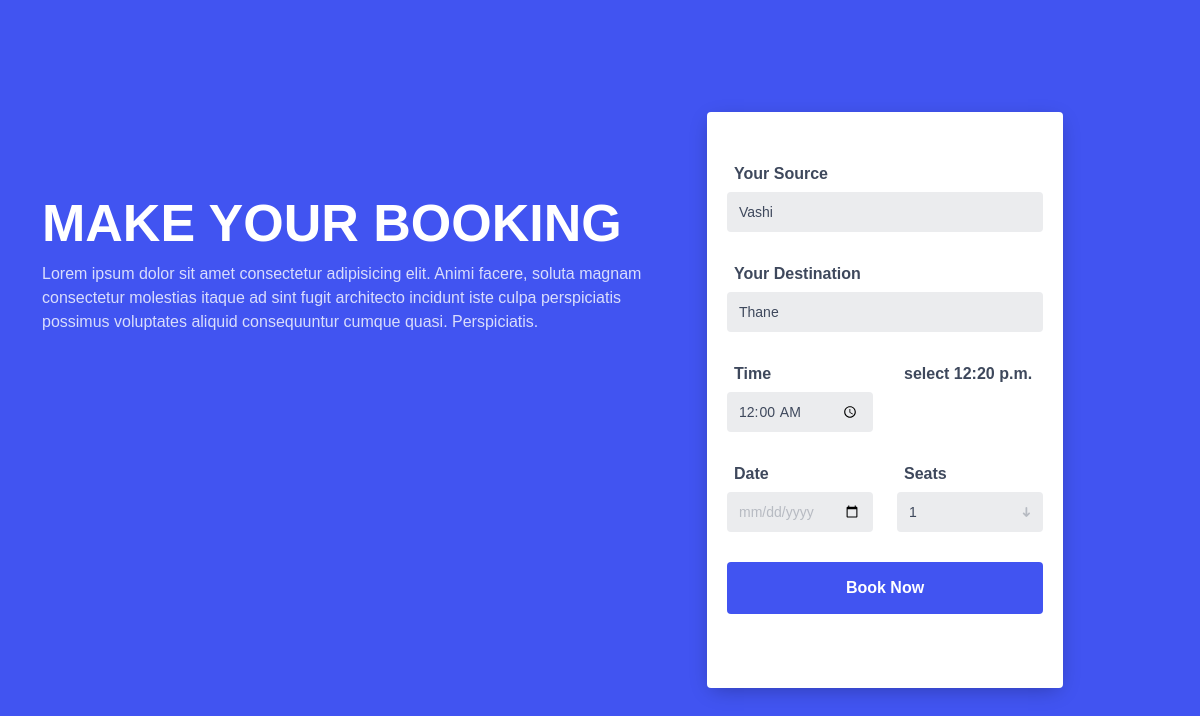
The app's page /timeTablePage/1/ (signed in) with its own data.
### Bus/models.py (models this page shows)
class Bus(models.Model):
    bus_no = models.CharField(max_length=20)
    source = models.CharField(max_length=50)
    destination = models.CharField(max_length=50)
    arrival = models.TimeField(default=datetime.time(16, 00))
    fare = models.FloatField(default=0.00)

### BusDepoManagement/views.py (the view, shortened to what this page needs)
# urls.py: path('timeTablePage/<int:id>/',views.showBookPage, name="showBookPage"),
@login_required(redirect_field_name='timeTablePage', login_url='/loginPage/')
def showBookPage(request,id):
    bus = Bus.objects.get(pk=id)
    return render(request,'bookingPage.html',{'bus':bus})

### templates/bookingPage.html (shortened to what this page needs)
<!DOCTYPE html>
<html lang="en">
<head>
    <link href="https://cdn.jsdelivr.net/npm/bootstrap@5.0.2/dist/css/bootstrap.min.css" rel="stylesheet"
>
</head>
<body>
    <div id="booking" class="section">
        <div class="section-center">
            <div class="container">
                <div class="row">
                    <div class="col-md-7 col-md-push-5">
                        <div class="booking-cta">
                            <h1>Make your Booking</h1>
                            <p>Lorem ipsum dolor sit amet consectetur adipisicing elit. Animi facere, soluta magnam
                                consectetur molestias itaque
                                ad sint fugit architecto incidunt iste culpa perspiciatis possimus voluptates aliquid
                                consequuntur cumque quasi.
                                Perspiciatis.
                            </p>
                        </div>
                    </div>
                    <div class="col-md-4 col-md-pull-7">
                        <div class="booking-form">
                            <form method="POST">
                                <div class="form-group">
                                    <span class="form-label">Your Source</span>
                                    <input class="form-control" type="text" name="source"
                                        placeholder="Enter a destination or hotel name" value="{{bus.source}}">
                                </div>
                                <div class="form-group">
                                    <span class="form-label">Your Destination</span>
                                    <input class="form-control" type="text" name="destination"
                                        placeholder="Enter a destination or hotel name" value="{{bus.destination}}">
                                </div>
                                <div class="row">
                                    <div class="col-sm-6">
                                        <div class="form-group">
                                            <span class="form-label">Time</span>
                                            <input class="form-control" type="time" name="time"
                                                placeholder="Enter a destination or hotel name" value="00:00">
                                        </div>
                                    </div>
                                    <div class="col-sm-6">
                                        <div class="form-group">
                                            <span class="form-label">select {{bus.arrival}}</span>
                                        </div>
                                    </div>
                                </div>
                                <div class="row">
                                    <div class="col-sm-6">
                                        <div class="form-group">
                                            <span class="form-label">Date</span>
                                            <input class="form-control" type="date" required="" name="date">
                                        </div>
                                    </div>
                                    <div class="col-sm-6">
                                        <div class="form-group">
                                            <span class="form-label">Seats</span>
                                            <select class="form-control" name="seats" type="text">
                                                <option>1</option>
                                            </select>
                                        </div>
                                    </div>
                                </div>
                                <div class="form-btn">
                                    <button class="submit-btn">Book Now</button>
                                </div>
                            </form>
                            <br>
                        </div>
                    </div>
                </div>
            </div>
        </div>
    </div>
</body>
</html>

### templates/bookingPage.html (style rules this page uses)
.section { position: relative; height: 100vh }
.section .section-center { position: absolute; top: 50%; left: 0; right: 0; -webkit-transform: translateY(-50%); transform: translateY(-50%) }
#booking { font-family: montserrat, sans-serif; }
#booking::before { content: ''; position: absolute; left: 0; right: 0; bottom: 0; top: 0; background: #4154f1; }
.booking-form { background-color: #fff; padding: 50px 20px; -webkit-box-shadow: 0 5px 20px -5px rgba(0, 0, 0, .3); box-shadow: 0 5px 20px -5px rgba(0, 0, 0, .3); border-radius: 4px }
.booking-form .form-group { position: relative; margin-bottom: 30px }
.booking-form .form-control { background-color: #ebecee; border-radius: 4px; border: none; height: 40px; -webkit-box-shadow: none; box-shadow: none; color: #3e485c; font-size: 14px }
.booking-form .form-control::placeholder { color: rgba(62, 72, 92, .3) }
.booking-form input[type=date].form-control:invalid { color: rgba(62, 72, 92, .3) }
.booking-form select.form-control { -webkit-appearance: none; -moz-appearance: none; appearance: none }
.booking-form .form-label { display: inline-block; color: #3e485c; font-weight: 700; margin-bottom: 6px; margin-left: 7px }
.booking-form .submit-btn { display: inline-block; color: #fff; width: 100%; background-color: #4154f1; font-weight: 700; padding: 14px 30px; border-radius: 4px; border: none; -webkit-transition: .2s all; transition: .2s all }
.booking-cta { margin-top: 80px; margin-bottom: 30px }
.booking-cta h1 { font-size: 52px; text-transform: uppercase; color: #fff; font-weight: 700 }
.booking-cta p { font-size: 16px; color: rgba(255, 255, 255, .8) }

### records on screen
Bus: source "Vashi", destination "Thane", arrival "12:20 p.m."
